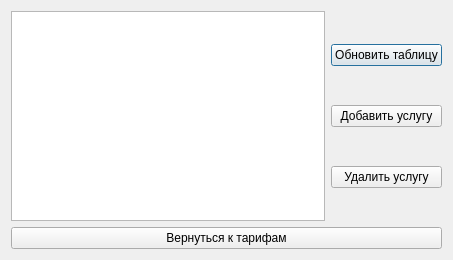
<?xml version="1.0" encoding="UTF-8"?>
<ui version="4.0">
 <class>services</class>
 <widget class="QDialog" name="services">
  <property name="geometry">
   <rect>
    <x>0</x>
    <y>0</y>
    <width>453</width>
    <height>260</height>
   </rect>
  </property>
  <property name="windowTitle">
   <string>Dialog</string>
  </property>
  <layout class="QGridLayout" name="gridLayout">
   <item row="0" column="0">
    <layout class="QVBoxLayout" name="verticalLayout_2">
     <item>
      <layout class="QHBoxLayout" name="horizontalLayout">
       <item>
        <widget class="QTableWidget" name="serv_t"/>
       </item>
       <item>
        <layout class="QVBoxLayout" name="verticalLayout">
         <item>
          <widget class="QPushButton" name="renew_serv_b">
           <property name="text">
            <string>Обновить таблицу</string>
           </property>
          </widget>
         </item>
         <item>
          <widget class="QPushButton" name="Add_serv_b">
           <property name="text">
            <string>Добавить услугу</string>
           </property>
          </widget>
         </item>
         <item>
          <widget class="QPushButton" name="Del_serv_b">
           <property name="text">
            <string>Удалить услугу</string>
           </property>
          </widget>
         </item>
        </layout>
       </item>
      </layout>
     </item>
     <item>
      <widget class="QPushButton" name="ok_b">
       <property name="text">
        <string>Вернуться к тарифам</string>
       </property>
      </widget>
     </item>
    </layout>
   </item>
  </layout>
 </widget>
 <resources/>
 <connections/>
</ui>
